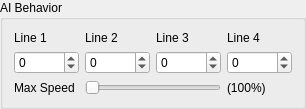
        <widget class="QGroupBox" name="groupBox_11">
         <property name="title">
          <string>AI Behavior</string>
         </property>
         <layout class="QVBoxLayout" name="verticalLayout">
          <item>
           <layout class="QGridLayout" name="gridLayout_16">
            <item row="1" column="0">
             <widget class="QSpinBox" name="sbAILine1">
              <property name="minimum">
               <number>-65535</number>
              </property>
              <property name="maximum">
               <number>65535</number>
              </property>
              <property name="singleStep">
               <number>100</number>
              </property>
             </widget>
            </item>
            <item row="1" column="2">
             <widget class="QSpinBox" name="sbAILine3">
              <property name="minimum">
               <number>-65535</number>
              </property>
              <property name="maximum">
               <number>65535</number>
              </property>
              <property name="singleStep">
               <number>100</number>
              </property>
             </widget>
            </item>
            <item row="0" column="0">
             <widget class="QLabel" name="label_24">
              <property name="text">
               <string>Line 1</string>
              </property>
             </widget>
            </item>
            <item row="2" column="3">
             <widget class="QLabel" name="lblAISpeed">
              <property name="text">
               <string>(100%)</string>
              </property>
             </widget>
            </item>
            <item row="0" column="3">
             <widget class="QLabel" name="label_46">
              <property name="text">
               <string>Line 4</string>
              </property>
             </widget>
            </item>
            <item row="1" column="3">
             <widget class="QSpinBox" name="sbAILine4">
              <property name="minimum">
               <number>-65535</number>
              </property>
              <property name="maximum">
               <number>65535</number>
              </property>
              <property name="singleStep">
               <number>100</number>
              </property>
             </widget>
            </item>
            <item row="2" column="0">
             <widget class="QLabel" name="label_12">
              <property name="text">
               <string>Max Speed</string>
              </property>
             </widget>
            </item>
            <item row="2" column="1" colspan="2">
             <widget class="QSlider" name="sldAISpeed">
              <property name="maximum">
               <number>100</number>
              </property>
              <property name="singleStep">
               <number>1</number>
              </property>
              <property name="orientation">
               <enum>Qt::Horizontal</enum>
              </property>
             </widget>
            </item>
            <item row="1" column="1">
             <widget class="QSpinBox" name="sbAILine2">
              <property name="minimum">
               <number>-65535</number>
              </property>
              <property name="maximum">
               <number>65535</number>
              </property>
              <property name="singleStep">
               <number>100</number>
              </property>
             </widget>
            </item>
            <item row="0" column="2">
             <widget class="QLabel" name="label_45">
              <property name="text">
               <string>Line 3</string>
              </property>
             </widget>
            </item>
            <item row="0" column="1">
             <widget class="QLabel" name="label_44">
              <property name="text">
               <string>Line 2</string>
              </property>
             </widget>
            </item>
           </layout>
          </item>
         </layout>
        </widget>
